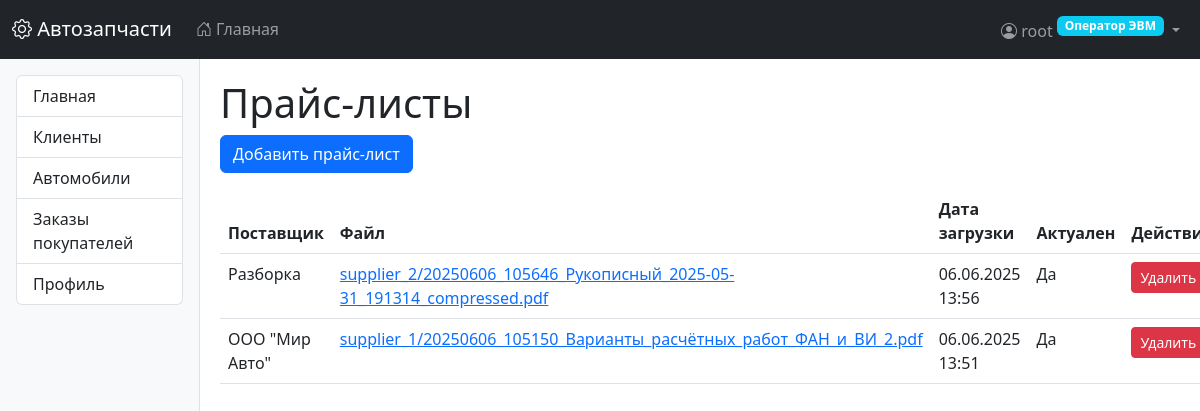
The app's page /parts/pricelists/ (signed in) with its own data.
### users/models.py (models this page shows, shortened)
class CustomUser(AbstractUser):
    class Role(models.TextChoices):
        OPERATOR = 'operator', _('Оператор ЭВМ')
        PARTS_MANAGER = 'parts_manager', _('Менеджер по деталям')
        ORDERS_MANAGER = 'orders_manager', _('Менеджер по заказам')
        SUPPLY_MANAGER = 'supply_manager', _('Менеджер по поставкам')
        STOREKEEPER = 'storekeeper', _('Кладовщик')
        DELIVERY_MANAGER = 'delivery_manager', _('Начальник службы доставки')
        DRIVER = 'driver', _('Водитель службы доставки')
    role = models.CharField(
        max_length=20,
        choices=Role.choices,
        default=Role.OPERATOR,
        verbose_name=_('Роль')
    )
    phone = models.CharField(max_length=20, blank=True, null=True, verbose_name=_('Телефон'))
    address = models.TextField(blank=True, null=True, verbose_name=_('Адрес'))
    delivery_preference = models.BooleanField(
        default=False,
        verbose_name=_('Требуется доставка')
    )
    groups = models.ManyToManyField(
        Group,
        verbose_name=_('Группы'),
        blank=True,
        related_name="custom_user_set",
        related_query_name="custom_user",
    )
    user_permissions = models.ManyToManyField(
        Permission,
        verbose_name=_('Права пользователя'),
        blank=True,
        related_name="custom_user_set",
        related_query_name="custom_user",
    )
    class Meta:
        verbose_name = _('Пользователь')
        verbose_name_plural = _('Пользователи')

### parts/models.py (models this page shows, shortened)
class PriceList(models.Model):
    supplier = models.ForeignKey(
        Supplier,
        on_delete=models.CASCADE,
        related_name='price_lists',
        verbose_name='Поставщик'
    )
    file = models.FileField(
        'Файл прайс-листа',
        upload_to=price_list_upload_path
    )
    uploaded_at = models.DateTimeField('Дата загрузки', auto_now_add=True)
    is_active = models.BooleanField('Актуален', default=True)
    class Meta:
        verbose_name = 'Прайс-лист'
        verbose_name_plural = 'Прайс-листы'
        ordering = ['-uploaded_at']
    @property
    def is_valid(self):
        if not self.uploaded_at:  # Проверка на None
            return False
        return (timezone.now() - self.uploaded_at) < timedelta(days=15)

class Supplier(models.Model):
    name = models.CharField('Название поставщика', max_length=100, unique=True)
    contact_info = models.TextField('Контактная информация', blank=True)
    class Meta:
        verbose_name = 'Поставщик'
        verbose_name_plural = 'Поставщики'
    def __str__(self):
        return self.name

### parts/views.py (the view)
# urls.py: path('pricelists/', views.PriceListListView.as_view(), name='pricelist_list'),
class PriceListListView(LoginRequiredMixin, RoleRequiredMixin, ListView):
    model = PriceList
    template_name = 'parts/pricelist_list.html'
    context_object_name = 'price_lists'
    allowed_roles = ['supply_manager']

### core/mixins.py (called while the page is built)
    def test_func(self):
        if not self.request.user.is_authenticated:
            return False
        if self.request.user.is_superuser:
            return True
        if self.request.user.role in self.allowed_roles:
            return True
        raise PermissionDenied("У вас нет прав для доступа к этой странице")

### templates/parts/pricelist_list.html
{% extends "base.html" %}
{% block content %}
<h1>Прайс-листы</h1>
<a href="{% url 'pricelist_create' %}" class="btn btn-primary">Добавить прайс-лист</a>
<table class="table mt-3">
    <thead>
        <tr>
            <th>Поставщик</th>
            <th>Файл</th>
            <th>Дата загрузки</th>
            <th>Актуален</th>
            <th>Действия</th>
        </tr>
    </thead>
    <tbody>
        {% for pricelist in price_lists %}
        <tr>
            <td>{{ pricelist.supplier }}</td>
            <td>
                <a href="{{ pricelist.file.url }}" target="_blank">
                    {{ pricelist.file.name|cut:"price_lists/" }}
                </a>
            </td>
            <td>{{ pricelist.uploaded_at|date:"d.m.Y H:i" }}</td>
            <td>{% if pricelist.is_valid %}Да{% else %}Нет{% endif %}</td>
            <td>
                <a href="{% url 'pricelist_delete' pricelist.pk %}" class="btn btn-sm btn-danger">Удалить</a>
            </td>
        </tr>
        {% empty %}
        <tr>
            <td colspan="5">Нет прайс-листов</td>
        </tr>
        {% endfor %}
    </tbody>
</table>
{% endblock %}

### templates/base.html (shortened to what this page needs)
<!DOCTYPE html>
<html lang="ru">
<head>
    <link href="https://cdn.jsdelivr.net/npm/bootstrap@5.3.0/dist/css/bootstrap.min.css" rel="stylesheet">
    <link rel="stylesheet" href="https://cdn.jsdelivr.net/npm/bootstrap-icons@1.10.0/font/bootstrap-icons.css">
</head>
<body>
    <nav class="navbar navbar-expand-lg navbar-dark bg-dark">
        <div class="container-fluid">
            <a class="navbar-brand" href="{% url 'home' %}">
                <i class="bi bi-gear"></i> Автозапчасти
            </a>
            <div class="collapse navbar-collapse" id="navbarMain">
                <ul class="navbar-nav me-auto">
                    <li class="nav-item">
                        <a class="nav-link" href="{% url 'home' %}">
                            <i class="bi bi-house-door"></i> Главная
                        </a>
                    </li>
                </ul>
                <ul class="navbar-nav ms-auto">
                    {% if user.is_authenticated %}
                    <li class="nav-item dropdown">
                        <a class="nav-link dropdown-toggle" href="#" role="button" data-bs-toggle="dropdown">
                            <i class="bi bi-person-circle"></i>
                            {{ user.get_full_name|default:user.username }}
                            <span class="badge bg-info role-badge">{{ user.get_role_display }}</span>
                        </a>
                    </li>
                    {% else %}
                    <li class="nav-item">
                        <a class="nav-link" href="{% url 'login' %}">
                            <i class="bi bi-box-arrow-in-right"></i> Войти
                        </a>
                    </li>
                    {% endif %}
                </ul>
            </div>
        </div>
    </nav>
    <div class="container-fluid">
        <div class="row">
            {% if user.is_authenticated %}
            <div class="col-md-2 sidebar p-3">
                <div class="list-group">
                    {% for item in menu_items %}
                    <a href="{{ item.url }}" class="list-group-item list-group-item-action">
                        {{ item.title }}
                    </a>
                    {% endfor %}
                </div>
            </div>
            <div class="col-md-10 main-content">
            {% else %}
            <div class="col-12 main-content">
            {% endif %}
                {% block content %}{% endblock %}
            </div>
        </div>
    </div>
</body>
</html>

### templates/base.html (style rules this page uses)
.sidebar { min-height: calc(100vh - 56px); background-color: #f8f9fa; border-right: 1px solid #dee2e6; }
.main-content { padding: 20px; }
.role-badge { font-size: 0.75rem; vertical-align: super; }

### records on screen
CustomUser: get_full_name "root", role "Оператор ЭВМ"
PriceList: supplier "Разборка", file.name "supplier_2/20250606_105646_Рукописный_2025-05-31_191314_compressed.pdf", uploaded_at "06.06.2025 13:56", shows "Да"
PriceList: supplier "ООО \"Мир Авто\"", file.name "supplier_1/20250606_105150_Варианты_расчётных_работ_ФАН_и_ВИ_2.pdf", uploaded_at "06.06.2025 13:51", shows "Да"

### other values on screen
{{ item.title }} "Главная" "Клиенты" "Автомобили" "Заказы покупателей" "Профиль"
